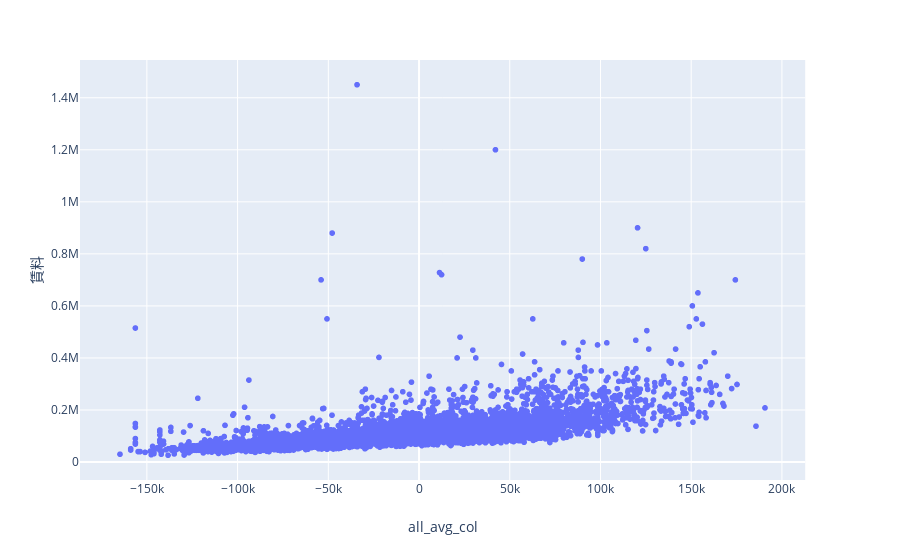

Here is the notebook cell this chart was saved with:
### Code cell


### Figure 1 — Plotly figure (JSON) as saved in the notebook; plotly's stock layout.template omitted (floating-point values rounded to 4 significant figures; data arrays with more than 128 entries replaced by an {"elided": "..."} marker saying what was removed)
{"data": [{"hoverlabel": {"namelength": 0}, "hovertemplate": "all_avg_col=%{x}<br>賃料=%{y}<br>id=%{text}", "legendgroup": "", "marker": {"color": "#636efa", "symbol": "circle"}, "mode": "markers+text", "name": "", "showlegend": false, "text": {"elided": "5000 int values"}, "type": "scattergl", "x": {"elided": "5000 float values"}, "xaxis": "x", "y": {"elided": "5000 int values"}, "yaxis": "y"}], "layout": {"autosize": true, "legend": {"tracegroupgap": 0}, "margin": {"t": 60}, "xaxis": {"anchor": "y", "autorange": true, "domain": [0, 0.98], "range": [-186000.0, 212000.0], "title": {"text": "all_avg_col"}, "type": "linear"}, "yaxis": {"anchor": "x", "autorange": true, "domain": [0, 1], "range": [-74970.0, 1551000.0], "title": {"text": "賃料"}, "type": "linear"}}}
